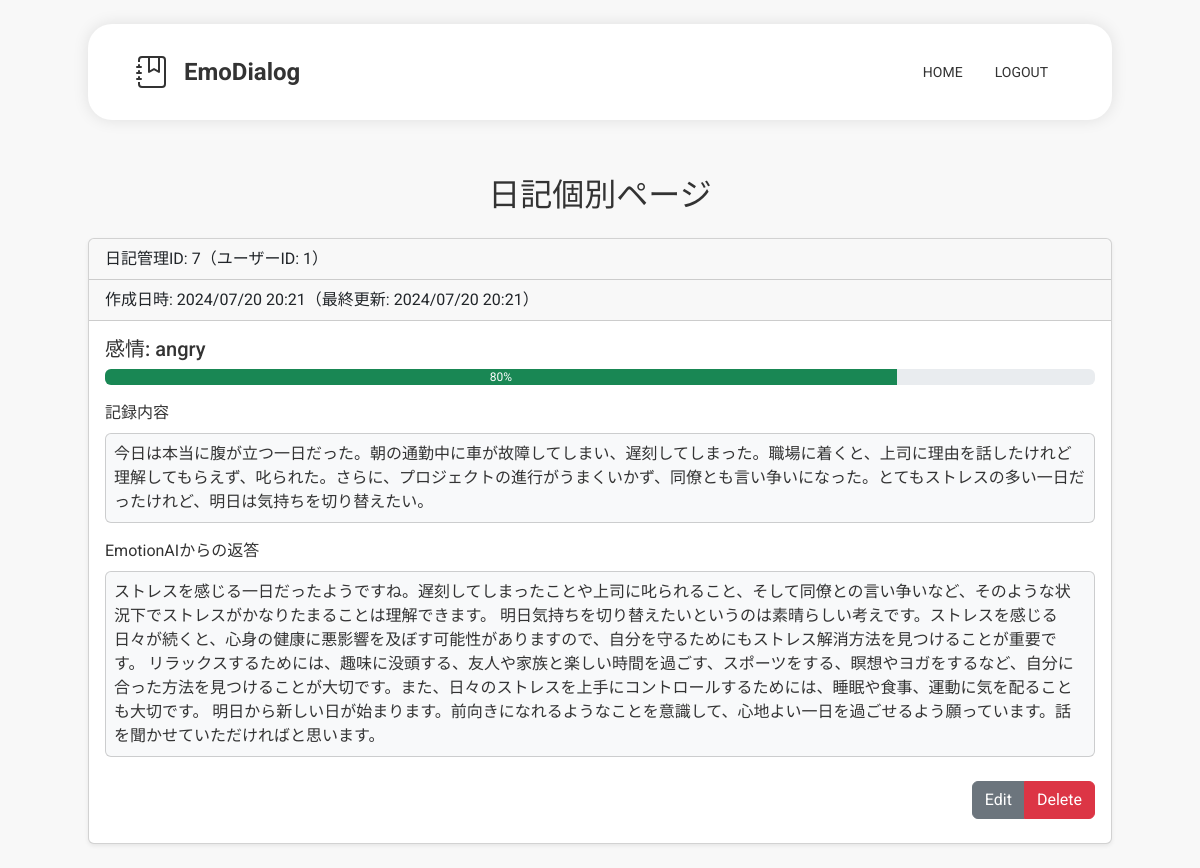
The app's page /diaries/7 (signed in) with its own data.
### models.py (models this page shows)
class Diary(db.Model):
    id = db.Column(db.Integer, primary_key=True)
    user_id = db.Column(db.Integer, db.ForeignKey('user.id'), nullable=False)
    create_at = db.Column(
        db.DateTime,
        nullable=False,
        default=lambda: datetime.now(pytz.timezone('Asia/Tokyo'))
    )
    update_at = db.Column(
        db.DateTime,
        nullable=False,
        default=lambda: datetime.now(pytz.timezone('Asia/Tokyo')),
        onupdate=lambda: datetime.now(pytz.timezone('Asia/Tokyo'))
    )
    body = db.Column(db.String(500), nullable=False)
    response = db.Column(db.String(500))
    emotion = db.Column(db.String(100))
    emotion_degree = db.Column(db.Integer)

### app.py (the view)
@app.route("/diaries/<int:diary_id>")
@login_required
@diary_owner_required
def diaryPage(diary_id):
    diary = diaryController.get_diary(diary_id)
    return render_template('diary.html', diary=diary)

### app.py (called while the page is built)
def diary_owner_required(f):
    @wraps(f)
    def decorated_function(*args, **kwargs):
        diary_id = kwargs.get('diary_id', None)
        if not diaryController.is_diary_owner(diary_id, current_user.id):
            abort(403)
        return f(*args, **kwargs)
    return decorated_function

@login_manager.user_loader
def load_user(user_id):
    return userController.user_load_control(user_id)

### controllers.py (called while the page is built)
    def user_load_control(self, user_id):
        return User.query.get(user_id)

    def is_diary_owner(self, diary_id, user_id):
        diary = Diary.query.get(diary_id)
        try:
            if diary.user_id == user_id:
                return True
        except:
            return False
        return False

    def get_diary(self, diary_id):
        diary = Diary.query.get(diary_id)
        return diary

### templates/diary.html (shortened to what this page needs)
{% extends "base.html" %}
{% block content %}
<h2 class="text-center p-3">日記個別ページ</h2>
<div class="card mx-auto mb-4 shadow-sm" style="max-width: 64rem;">
    <div class="card-header">日記管理ID: {{ diary.id }}（ユーザーID: {{ diary.user_id }}）</div>
    <div class="card-header">作成日時: {{ diary.create_at.strftime('%Y/%m/%d %H:%M') }}（最終更新: {{ diary.update_at.strftime('%Y/%m/%d %H:%M') }}）</div>
    <div class="card-body">
        <div class="emotion mb-3">
            <h5 class="card-title mb-2">感情: {{ diary.emotion }}</h5>
            <div class="progress mb-2" role="progressbar">
                <div class="progress-bar bg-success" style='width: {{ diary.emotion_degree }}%'>{{ diary.emotion_degree }}%</div>
            </div>
        </div>
        <div class="card-text mb-2 overflow-hidden">
            記録内容
        </div>
        {% if diary.response != "" %}
            <div class="card bg-body-tertiary mb-3">
                <div class="card-text m-2 overflow-hidden">
                    {{ diary.body }}
                </div>
            </div>
            <div class="card-text mb-2 overflow-hidden">
                EmotionAIからの返答
            </div>
            <div class="card bg-body-tertiary mb-3">
                <div class="card-text m-2 overflow-hidden">
                    {{ diary.response }}
                </div>
            </div>
        {% endif %}
        <div class="text-end">
            <div class="btn-group my-2" role="group">
                <a href="/diaries/{{ diary.id }}/edit" class="btn btn-secondary" id="edit_diary">Edit</a>
                <a href="/diaries/{{ diary.id }}/delete" class="btn btn-danger" id="delete_diary">Delete</a>
            </div>
        </div>
    </div>
</div>
{% endblock %}

### static/css/style.css (style rules this page uses)
* { font-family: "Roboto", "Noto Sans JP", sans-serif; color: #333; }
body { margin: 0; padding: 0; background-color: #f8f8f8; }

### records on screen
Diary: id "7", user_id "1", create_at "2024/07/20 20:21", update_at "2024/07/20 20:21", emotion "angry", emotion_degree "80", body "今日は本当に腹が立つ一日だった。朝の通勤中に車が故障してしまい、遅刻してしまった。職場に着くと、上司に理由を話したけれど理解してもらえず、叱られた。さらに、プロジェクトの進行がうまくいかず、同僚とも言い争いになった。とてもストレスの多い一日だったけれど、明日は気持ちを切り替えたい。", response "ストレスを感じる一日だったようですね。遅刻してしまったことや上司に叱られること、そして同僚との言い争いなど、そのような状況下でストレスがかなりたまることは理解できます。 明日気持ちを切り替えたいというのは素晴らしい考えです。ストレスを感じる日々が続くと、心身の健康に悪影響を及ぼす可能性がありますので、自分を守るためにもストレス解消方法を見つけることが重要です。 リラックスするためには、趣味に没頭する、友人や家族と楽しい時間を過ごす、スポーツをする、瞑想やヨガをするなど、自分に合った方法を見つけることが大切です。また、日々のストレスを上手にコントロールするためには、睡眠や食事、運動に気を配ることも大切です。 明日から新しい日が始まります。前向きになれるようなことを意識して、心地よい一日を過ごせるよう願っています。話を聞かせていただければと思います。"
